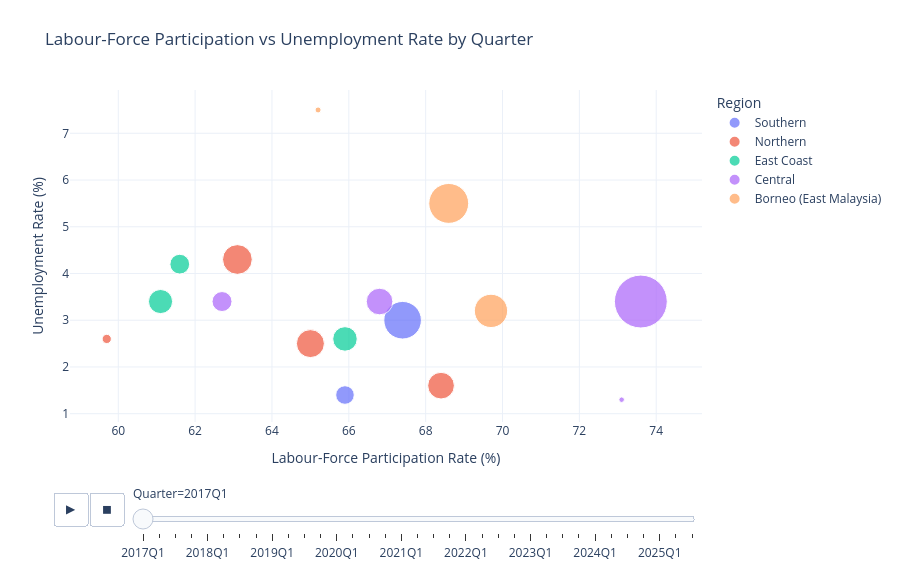

The notebook cell this image was saved under:
### Code cell
# INTERACTIVE CHART 3:
# Participation rate versus unemployment rate

scatter_figure = px.scatter(
    dashboard_qtr,
    x="p_rate",
    y="u_rate",
    color="region",
    size="lf",
    hover_name="state",
    animation_frame="quarter_label",
    animation_group="state",
    title=(
        "Labour-Force Participation vs Unemployment Rate "
        "by Quarter"
    ),
    labels={
        "p_rate": "Labour-Force Participation Rate (%)",
        "u_rate": "Unemployment Rate (%)",
        "region": "Region",
        "lf": "Labour Force ('000 persons)",
        "quarter_label": "Quarter"
    },
    hover_data={
        "lf": ":.1f",
        "lf_employed": ":.1f",
        "lf_unemployed": ":.1f",
        "p_rate": ":.1f",
        "u_rate": ":.1f"
    },
    size_max=42
)

scatter_figure.update_layout(
    template="plotly_white",
    height=580,
    margin=dict(
        l=70,
        r=40,
        t=90,
        b=70
    ),
    legend_title_text="Region"
)

scatter_figure.show()

### Figure 1 — Plotly figure (JSON) as saved in the notebook; plotly's stock layout.template omitted (floating-point values rounded to 4 significant figures)
{"data": [{"customdata": [[1686.0, 1635.0, 51.2], [412.2, 406.4, 5.8]], "hovertemplate": "<b>%{hovertext}</b><br><br>Region=Southern<br>Quarter=2017Q1<br>Labour-Force Participation Rate (%)=%{x:.1f}<br>Unemployment Rate (%)=%{y:.1f}<br>Labour Force ('000 persons)=%{customdata[0]:.1f}<br>lf_employed=%{customdata[1]:.1f}<br>lf_unemployed=%{customdata[2]:.1f}<extra></extra>", "hovertext": ["Johor", "Melaka"], "ids": ["Johor", "Melaka"], "legendgroup": "Southern", "marker": {"color": "#636efa", "size": [1686.0, 412.2], "sizemode": "area", "sizeref": 2.386, "symbol": "circle"}, "mode": "markers", "name": "Southern", "orientation": "v", "showlegend": true, "type": "scatter", "x": [67.4, 65.9], "xaxis": "x", "y": [3.0, 1.4], "yaxis": "y"}, {"customdata": [[934.4, 910.8, 23.6], [1052.0, 1007.0, 45.2], [101.2, 98.6, 2.6], [848.9, 835.3, 13.6]], "hovertemplate": "<b>%{hovertext}</b><br><br>Region=Northern<br>Quarter=2017Q1<br>Labour-Force Participation Rate (%)=%{x:.1f}<br>Unemployment Rate (%)=%{y:.1f}<br>Labour Force ('000 persons)=%{customdata[0]:.1f}<br>lf_employed=%{customdata[1]:.1f}<br>lf_unemployed=%{customdata[2]:.1f}<extra></extra>", "hovertext": ["Kedah", "Perak", "Perlis", "Pulau Pinang"], "ids": ["Kedah", "Perak", "Perlis", "Pulau Pinang"], "legendgroup": "Northern", "marker": {"color": "#EF553B", "size": [934.4, 1052.0, 101.2, 848.9], "sizemode": "area", "sizeref": 2.386, "symbol": "circle"}, "mode": "markers", "name": "Northern", "orientation": "v", "showlegend": true, "type": "scatter", "x": [65.0, 63.1, 59.7, 68.4], "xaxis": "x", "y": [2.5, 4.3, 2.6, 1.6], "yaxis": "y"}, {"customdata": [[693.7, 669.9, 23.8], [715.9, 697.2, 18.6], [467.0, 447.2, 19.8]], "hovertemplate": "<b>%{hovertext}</b><br><br>Region=East Coast<br>Quarter=2017Q1<br>Labour-Force Participation Rate (%)=%{x:.1f}<br>Unemployment Rate (%)=%{y:.1f}<br>Labour Force ('000 persons)=%{customdata[0]:.1f}<br>lf_employed=%{customdata[1]:.1f}<br>lf_unemployed=%{customdata[2]:.1f}<extra></extra>", "hovertext": ["Kelantan", "Pahang", "Terengganu"], "ids": ["Kelantan", "Pahang", "Terengganu"], "legendgroup": "East Coast", "marker": {"color": "#00cc96", "size": [693.7, 715.9, 467.0], "sizemode": "area", "sizeref": 2.386, "symbol": "circle"}, "mode": "markers", "name": "East Coast", "orientation": "v", "showlegend": true, "type": "scatter", "x": [61.1, 65.9, 61.6], "xaxis": "x", "y": [3.4, 2.6, 4.2], "yaxis": "y"}, {"customdata": [[476.1, 459.7, 16.4], [3336.0, 3223.0, 113.4], [846.1, 817.2, 28.9], [36.0, 35.5, 0.5]], "hovertemplate": "<b>%{hovertext}</b><br><br>Region=Central<br>Quarter=2017Q1<br>Labour-Force Participation Rate (%)=%{x:.1f}<br>Unemployment Rate (%)=%{y:.1f}<br>Labour Force ('000 persons)=%{customdata[0]:.1f}<br>lf_employed=%{customdata[1]:.1f}<br>lf_unemployed=%{customdata[2]:.1f}<extra></extra>", "hovertext": ["Negeri Sembilan", "Selangor", "W.P. Kuala Lumpur", "W.P. Putrajaya"], "ids": ["Negeri Sembilan", "Selangor", "W.P. Kuala Lumpur", "W.P. Putrajaya"], "legendgroup": "Central", "marker": {"color": "#ab63fa", "size": [476.1, 3336.0, 846.1, 36.0], "sizemode": "area", "sizeref": 2.386, "symbol": "circle"}, "mode": "markers", "name": "Central", "orientation": "v", "showlegend": true, "type": "scatter", "x": [62.7, 73.6, 66.8, 73.1], "xaxis": "x", "y": [3.4, 3.4, 3.4, 1.3], "yaxis": "y"}, {"customdata": [[1900.0, 1795.0, 105.0], [1322.0, 1280.0, 42.6], [42.6, 39.4, 3.2]], "hovertemplate": "<b>%{hovertext}</b><br><br>Region=Borneo (East Malaysia)<br>Quarter=2017Q1<br>Labour-Force Participation Rate (%)=%{x:.1f}<br>Unemployment Rate (%)=%{y:.1f}<br>Labour Force ('000 persons)=%{customdata[0]:.1f}<br>lf_employed=%{customdata[1]:.1f}<br>lf_unemployed=%{customdata[2]:.1f}<extra></extra>", "hovertext": ["Sabah", "Sarawak", "W.P. Labuan"], "ids": ["Sabah", "Sarawak", "W.P. Labuan"], "legendgroup": "Borneo (East Malaysia)", "marker": {"color": "#FFA15A", "size": [1900.0, 1322.0, 42.6], "sizemode": "area", "sizeref": 2.386, "symbol": "circle"}, "mode": "markers", "name": "Borneo (East Malaysia)", "orientation": "v", "showlegend": true, "type": "scatter", "x": [68.6, 69.7, 65.2], "xaxis": "x", "y": [5.5, 3.2, 7.5], "yaxis": "y"}], "layout": {"height": 580, "legend": {"itemsizing": "constant", "title": {"text": "Region"}, "tracegroupgap": 0}, "margin": {"b": 70, "l": 70, "r": 40, "t": 90}, "sliders": [{"active": 0, "currentvalue": {"prefix": "Quarter="}, "len": 0.9, "pad": {"b": 10, "t": 60}, "steps": [{"args": [["2017Q1"], {"frame": {"duration": 0, "redraw": false}, "fromcurrent": true, "mode": "immediate", "transition": {"duration": 0, "easing": "linear"}}], "label": "2017Q1", "method": "animate"}, {"args": [["2017Q2"], {"frame": {"duration": 0, "redraw": false}, "fromcurrent": true, "mode": "immediate", "transition": {"duration": 0, "easing": "linear"}}], "label": "2017Q2", "method": "animate"}, {"args": [["2017Q3"], {"frame": {"duration": 0, "redraw": false}, "fromcurrent": true, "mode": "immediate", "transition": {"duration": 0, "easing": "linear"}}], "label": "2017Q3", "method": "animate"}, {"args": [["2017Q4"], {"frame": {"duration": 0, "redraw": false}, "fromcurrent": true, "mode": "immediate", "transition": {"duration": 0, "easing": "linear"}}], "label": "2017Q4", "method": "animate"}, {"args": [["2018Q1"], {"frame": {"duration": 0, "redraw": false}, "fromcurrent": true, "mode": "immediate", "transition": {"duration": 0, "easing": "linear"}}], "label": "2018Q1", "method": "animate"}, {"args": [["2018Q2"], {"frame": {"duration": 0, "redraw": false}, "fromcurrent": true, "mode": "immediate", "transition": {"duration": 0, "easing": "linear"}}], "label": "2018Q2", "method": "animate"}, {"args": [["2018Q3"], {"frame": {"duration": 0, "redraw": false}, "fromcurrent": true, "mode": "immediate", "transition": {"duration": 0, "easing": "linear"}}], "label": "2018Q3", "method": "animate"}, {"args": [["2018Q4"], {"frame": {"duration": 0, "redraw": false}, "fromcurrent": true, "mode": "immediate", "transition": {"duration": 0, "easing": "linear"}}], "label": "2018Q4", "method": "animate"}, {"args": [["2019Q1"], {"frame": {"duration": 0, "redraw": false}, "fromcurrent": true, "mode": "immediate", "transition": {"duration": 0, "easing": "linear"}}], "label": "2019Q1", "method": "animate"}, {"args": [["2019Q2"], {"frame": {"duration": 0, "redraw": false}, "fromcurrent": true, "mode": "immediate", "transition": {"duration": 0, "easing": "linear"}}], "label": "2019Q2", "method": "animate"}, {"args": [["2019Q3"], {"frame": {"duration": 0, "redraw": false}, "fromcurrent": true, "mode": "immediate", "transition": {"duration": 0, "easing": "linear"}}], "label": "2019Q3", "method": "animate"}, {"args": [["2019Q4"], {"frame": {"duration": 0, "redraw": false}, "fromcurrent": true, "mode": "immediate", "transition": {"duration": 0, "easing": "linear"}}], "label": "2019Q4", "method": "animate"}, {"args": [["2020Q1"], {"frame": {"duration": 0, "redraw": false}, "fromcurrent": true, "mode": "immediate", "transition": {"duration": 0, "easing": "linear"}}], "label": "2020Q1", "method": "animate"}, {"args": [["2020Q2"], {"frame": {"duration": 0, "redraw": false}, "fromcurrent": true, "mode": "immediate", "transition": {"duration": 0, "easing": "linear"}}], "label": "2020Q2", "method": "animate"}, {"args": [["2020Q3"], {"frame": {"duration": 0, "redraw": false}, "fromcurrent": true, "mode": "immediate", "transition": {"duration": 0, "easing": "linear"}}], "label": "2020Q3", "method": "animate"}, {"args": [["2020Q4"], {"frame": {"duration": 0, "redraw": false}, "fromcurrent": true, "mode": "immediate", "transition": {"duration": 0, "easing": "linear"}}], "label": "2020Q4", "method": "animate"}, {"args": [["2021Q1"], {"frame": {"duration": 0, "redraw": false}, "fromcurrent": true, "mode": "immediate", "transition": {"duration": 0, "easing": "linear"}}], "label": "2021Q1", "method": "animate"}, {"args": [["2021Q2"], {"frame": {"duration": 0, "redraw": false}, "fromcurrent": true, "mode": "immediate", "transition": {"duration": 0, "easing": "linear"}}], "label": "2021Q2", "method": "animate"}, {"args": [["2021Q3"], {"frame": {"duration": 0, "redraw": false}, "fromcurrent": true, "mode": "immediate", "transition": {"duration": 0, "easing": "linear"}}], "label": "2021Q3", "method": "animate"}, {"args": [["2021Q4"], {"frame": {"duration": 0, "redraw": false}, "fromcurrent": true, "mode": "immediate", "transition": {"duration": 0, "easing": "linear"}}], "label": "2021Q4", "method": "animate"}, {"args": [["2022Q1"], {"frame": {"duration": 0, "redraw": false}, "fromcurrent": true, "mode": "immediate", "transition": {"duration": 0, "easing": "linear"}}], "label": "2022Q1", "method": "animate"}, {"args": [["2022Q2"], {"frame": {"duration": 0, "redraw": false}, "fromcurrent": true, "mode": "immediate", "transition": {"duration": 0, "easing": "linear"}}], "label": "2022Q2", "method": "animate"}, {"args": [["2022Q3"], {"frame": {"duration": 0, "redraw": false}, "fromcurrent": true, "mode": "immediate", "transition": {"duration": 0, "easing": "linear"}}], "label": "2022Q3", "method": "animate"}, {"args": [["2022Q4"], {"frame": {"duration": 0, "redraw": false}, "fromcurrent": true, "mode": "immediate", "transition": {"duration": 0, "easing": "linear"}}], "label": "2022Q4", "method": "animate"}, {"args": [["2023Q1"], {"frame": {"duration": 0, "redraw": false}, "fromcurrent": true, "mode": "immediate", "transition": {"duration": 0, "easing": "linear"}}], "label": "2023Q1", "method": "animate"}, {"args": [["2023Q2"], {"frame": {"duration": 0, "redraw": false}, "fromcurrent": true, "mode": "immediate", "transition": {"duration": 0, "easing": "linear"}}], "label": "2023Q2", "method": "animate"}, {"args": [["2023Q3"], {"frame": {"duration": 0, "redraw": false}, "fromcurrent": true, "mode": "immediate", "transition": {"duration": 0, "easing": "linear"}}], "label": "2023Q3", "method": "animate"}, {"args": [["2023Q4"], {"frame": {"duration": 0, "redraw": false}, "fromcurrent": true, "mode": "immediate", "transition": {"duration": 0, "easing": "linear"}}], "label": "2023Q4", "method": "animate"}, {"args": [["2024Q1"], {"frame": {"duration": 0, "redraw": false}, "fromcurrent": true, "mode": "immediate", "transition": {"duration": 0, "easing": "linear"}}], "label": "2024Q1", "method": "animate"}, {"args": [["2024Q2"], {"frame": {"duration": 0, "redraw": false}, "fromcurrent": true, "mode": "immediate", "transition": {"duration": 0, "easing": "linear"}}], "label": "2024Q2", "method": "animate"}, {"args": [["2024Q3"], {"frame": {"duration": 0, "redraw": false}, "fromcurrent": true, "mode": "immediate", "transition": {"duration": 0, "easing": "linear"}}], "label": "2024Q3", "method": "animate"}, {"args": [["2024Q4"], {"frame": {"duration": 0, "redraw": false}, "fromcurrent": true, "mode": "immediate", "transition": {"duration": 0, "easing": "linear"}}], "label": "2024Q4", "method": "animate"}, {"args": [["2025Q1"], {"frame": {"duration": 0, "redraw": false}, "fromcurrent": true, "mode": "immediate", "transition": {"duration": 0, "easing": "linear"}}], "label": "2025Q1", "method": "animate"}, {"args": [["2025Q2"], {"frame": {"duration": 0, "redraw": false}, "fromcurrent": true, "mode": "immediate", "transition": {"duration": 0, "easing": "linear"}}], "label": "2025Q2", "method": "animate"}, {"args": [["2025Q3"], {"frame": {"duration": 0, "redraw": false}, "fromcurrent": true, "mode": "immediate", "transition": {"duration": 0, "easing": "linear"}}], "label": "2025Q3", "method": "animate"}], "x": 0.1, "xanchor": "left", "y": 0, "yanchor": "top"}], "title": {"text": "Labour-Force Participation vs Unemployment Rate by Quarter"}, "updatemenus": [{"buttons": [{"args": [null, {"frame": {"duration": 500, "redraw": false}, "fromcurrent": true, "mode": "immediate", "transition": {"duration": 500, "easing": "linear"}}], "label": "&#9654;", "method": "animate"}, {"args": [[null], {"frame": {"duration": 0, "redraw": false}, "fromcurrent": true, "mode": "immediate", "transition": {"duration": 0, "easing": "linear"}}], "label": "&#9724;", "method": "animate"}], "direction": "left", "pad": {"r": 10, "t": 70}, "showactive": false, "type": "buttons", "x": 0.1, "xanchor": "right", "y": 0, "yanchor": "top"}], "xaxis": {"anchor": "y", "domain": [0, 1], "title": {"text": "Labour-Force Participation Rate (%)"}}, "yaxis": {"anchor": "x", "domain": [0, 1], "title": {"text": "Unemployment Rate (%)"}}}}
